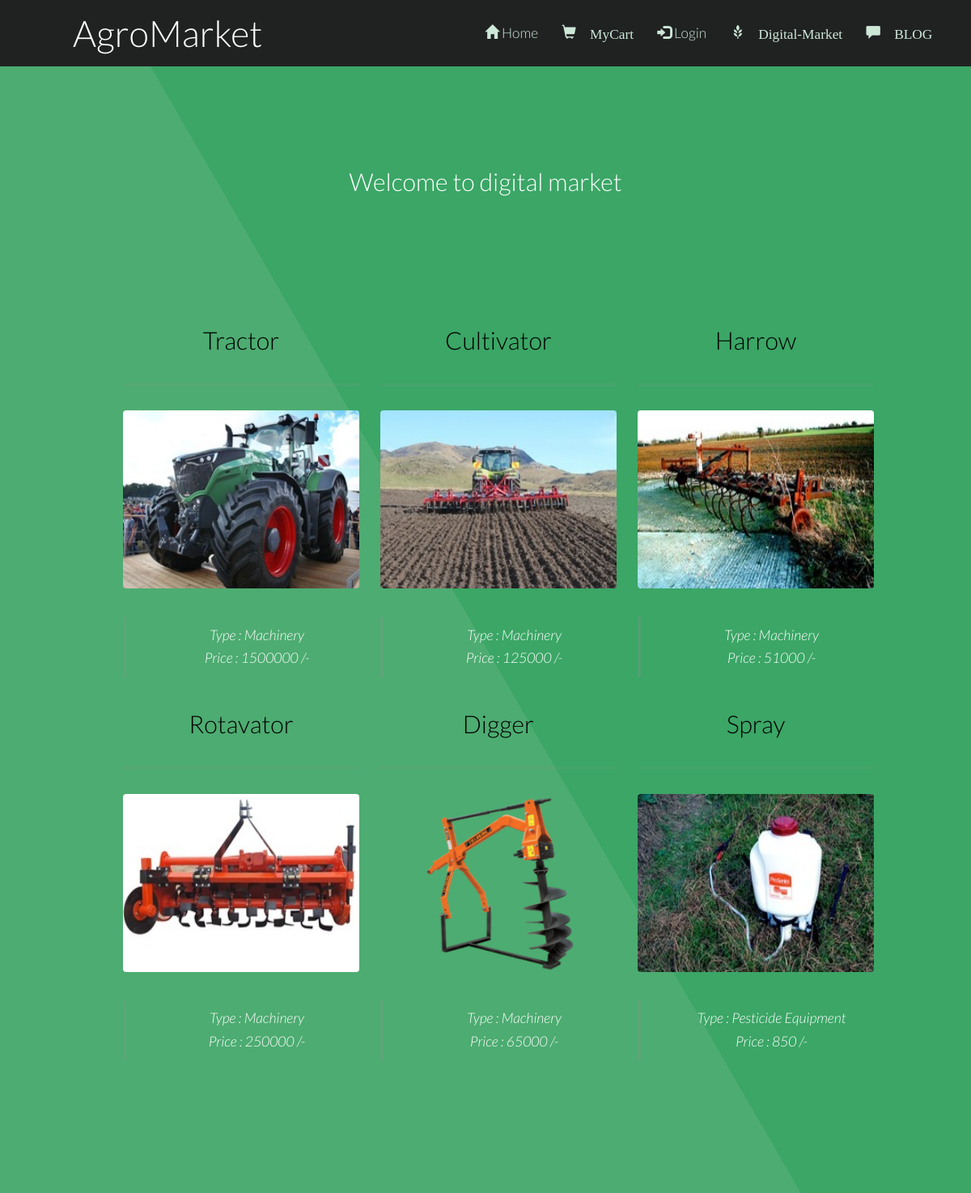
/productMenu.php, run on the app's committed database.
### tables this page shows
CREATE TABLE `fproduct` (
  `fid` int(255) NOT NULL,
  `pid` int(255) NOT NULL,
  `product` varchar(255) NOT NULL,
  `pcat` varchar(255) NOT NULL,
  `pinfo` varchar(255) NOT NULL,
  `price` float NOT NULL,
  `pimage` varchar(255) NOT NULL DEFAULT 'blank.png',
  `picStatus` int(10) NOT NULL DEFAULT 0
);

### productMenu.php (the view, shortened to what this page needs)
<?php
	require 'db.php';
?>
<!DOCTYPE html>
<html lang="en">
	<head>
		<link href="bootstrap\css\bootstrap.min.css" rel="stylesheet">
		<link rel="stylesheet" href="login.css"/>
	</head>
	<body class>
		<?php
			require 'menu.php';
		?>
			<section id="main" class="wrapper style1 align-center" >
				<div class="container">
						<h2>Welcome to digital market</h2>
				<section id="two" class="wrapper style2 align-center">
				<div class="container">
				<?php
					if(!isset($_GET['type']) OR $_GET['type'] == "all")
					{
					 	$sql = "SELECT * FROM fproduct WHERE 1";
					}
					$result = mysqli_query($conn, $sql);
					?>
					<div class="row">
					<?php
						while($row = $result->fetch_array()):
							$picDestination = "images/productImages/".$row['pimage'];
						?>
							<div class="col-md-4">
							<section>
							<strong><h2 class="title" style="color:black; "><?php echo $row['product'].'';?></h2></strong>
							<a href="review.php?pid=<?php echo $row['pid'] ;?>" > <img class="image fit" src="<?php echo $picDestination;?>" height="220px;"  /></a>
							<div style="align: left">
							<blockquote><?php echo "Type : ".$row['pcat'].'';?><br><?php echo "Price : ".$row['price'].' /-';?><br></blockquote>
						</section>
						</div>
						<?php endwhile;	?>
					</div>
			</section>
			</section>
	</body>
</html>

### menu.php
<?php
	if(isset($_SESSION['logged_in']) AND $_SESSION['logged_in'] == 1)
	{
		$loginProfile = "My Profile: ". $_SESSION['Username'];
		$logo = "glyphicon glyphicon-user";
		if($_SESSION['Category']!= 1)
		{
			$link = "Login/profile.php";
		}
		else {
				$link = "profileView.php";
		}
	}
	else
	{
		$loginProfile = "Login";
		$link = "index.php";
		$logo = "glyphicon glyphicon-log-in";
	}
?>
<!DOCTYPE html>
			<header id="header">
				<h1><a href="index.php">AgroMarket</a></h1>
				<nav id="nav">
					<ul>
						<li><a href="index.php"><span class="glyphicon glyphicon-home"></span> Home</a></li>
						<li><a href="myCart.php"><span class="glyphicon glyphicon-shopping-cart"> MyCart</a></li>
						<li><a href="<?= $link; ?>"><span class="<?php echo $logo; ?>"></span><?php echo" ". $loginProfile; ?></a></li>
						<li><a href="market.php"><span class="glyphicon glyphicon-grain"> Digital-Market</a></li>
						<li><a href="blogView.php"><span class="glyphicon glyphicon-comment"> BLOG</a></li>
					</ul>
				</nav>
			</header>
	</body>
</html>

### login.css (style rules this page uses)
.container { padding: 16px; }

### css/style.css (style rules this page uses)
body { background: #fff; }
body, input, select, textarea { color: #444; font-family: "Lato", Helvetica, sans-serif; font-size: 15pt; font-weight: 300; line-height: 1.65em; }
a { color: #4dac71; text-decoration: underline; }
strong, b { color: #666; font-weight: 400; }
h1, h2, h3, h4, h5, h6 { color: #666; font-weight: 300; line-height: 1em; margin: 0 0 1em 0; }
h1 a, h2 a, h3 a, h4 a, h5 a, h6 a { color: inherit; text-decoration: none; }
h2 { font-size: 1.75em; line-height: 1.5em; }
blockquote { border-left: solid 4px rgba(144, 144, 144, 0.25); font-style: italic; margin: 0 0 2em 0; padding: 0.5em 0 0.5em 2em; }
.align-center { text-align: center; }
.image { border-radius: 4px; border: 0; display: inline-block; position: relative; }
.image.fit { display: block; margin: 0 0 2em 0; width: 100%; }
ul { list-style: disc; margin: 0 0 2em 0; padding-left: 1em; }
ul li { padding-left: 0.5em; }
#header { background-color: #202222; color: #ffffff; cursor: default; height: 4.75em; line-height: 4.75em; width: 100%; z-index: 10000; }
#header h1 { color: #ffffff; height: inherit; left: 2.5em; line-height: inherit; margin: 0; padding: 0; position: absolute; top: 0; }
#header h1 a { font-size: 1.25em; }
#header nav { height: inherit; line-height: inherit; position: absolute; right: 2.75em; top: 0; vertical-align: middle; }
#header nav > ul { list-style: none; margin: 0; padding-left: 0; }
#header nav > ul > li { border-radius: 4px; display: inline-block; margin-left: 1.5em; padding-left: 0; }
#header nav > ul > li a { -moz-transition: color 0.2s ease-in-out; -webkit-transition: color 0.2s ease-in-out; -o-transition: color 0.2s ease-in-out; -ms-transition: color 0.2s ease-in-out; transition: color 0.2s ease-in-out; color: #cee8d8; display: inline-block; text-decoration: none; }
#header nav > ul > li:first-child { margin-left: 0; }
.wrapper { padding: 6em 0em 4em; }
.wrapper.style1 { background-color: #3ba666; -moz-background-image: linear-gradient(60deg, #4dac71 50%, #3ba666 50%); -webkit-background-image: linear-gradient(60deg, #4dac71 50%, #3ba666 50%); -o-background-image: linear-gradient(60deg, #4dac71 50%, #3ba666 50%); -ms-background-image: linear-gradient(60deg, #4dac71 50%, #3ba666 50%); background-image: linear-gradient(60deg, #4dac71 50%, #3ba666 50%); color: #ffffff; }
.wrapper.style1 h2 { color: #ffffff; }
.wrapper.style2 .title, .wrapper.style2 header { border-bottom: medium double rgba(144, 144, 144, 0.25); padding-bottom: 1em; }

### css/style-xlarge.css (style rules this page uses)
body, input, select, textarea { font-size: 13pt; }

### css/style-large.css (style rules this page uses)
body, input, select, textarea { font-size: 13pt; }

### data on the page
fproduct: product "Tractor", pimage (picture), pcat "Machinery", price "1500000"
fproduct: product "Cultivator", pimage (picture), pcat "Machinery", price "125000"
fproduct: product "Harrow", pimage (picture), pcat "Machinery", price "51000"
fproduct: product "Rotavator", pimage (picture), pcat "Machinery", price "250000"
fproduct: product "Digger", pimage (picture), pcat "Machinery", price "65000"
fproduct: product "Spray", pimage (picture), pcat "Pesticide Equipment", price "850"

### other printed values
$loginProfile "Login"
